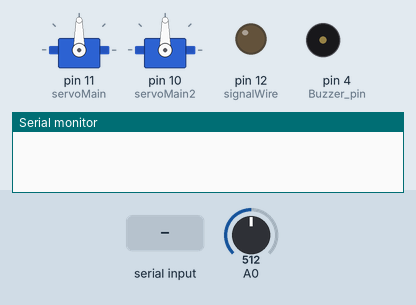
The sketch below on a simulated Arduino Uno, built with avr-gcc and run on an emulated ATmega328P. On the bench: 2 × servo, output pins drawn as LEDs (lit = HIGH), buzzer (waves = sounding, pin HIGH), the last lines printed to the serial monitor. The inputs (shaded band) are chosen by the test bench; at power-on: A0 = 512.

Above: at 1.2 s.
1.3 s: "90,45\n" received over Serial
At 1.49 s:
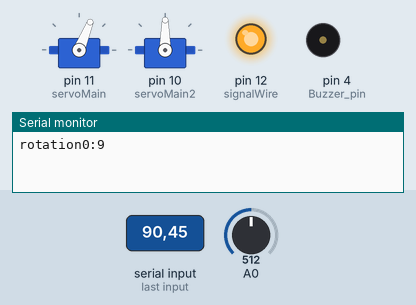
At 2.5 s:
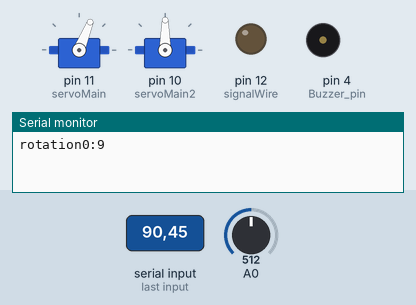
3.1 s: "1\n" received over Serial
At 4.4 s:
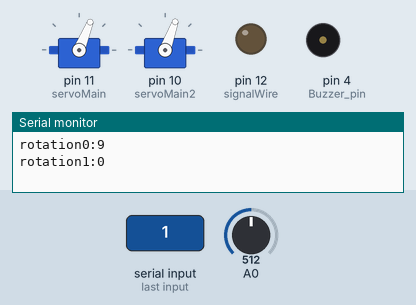
Timing chart, 0 to 6.1 s (numbered marks = the images above; inputs shaded):
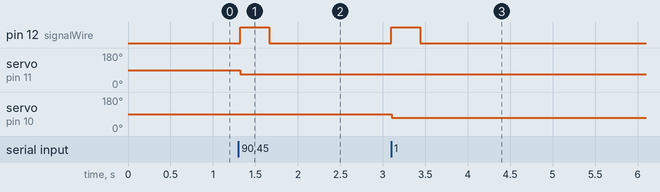

Measured:
- after the input at 1.3 s, pin 12 (signalWire): LOW → HIGH at once, → LOW 0.34 s later; servo on pin 11 (servoMain): 90° → 68° at once
- after the input at 3.1 s, pin 12 (signalWire): LOW → HIGH at once, → LOW 0.34 s later; servo on pin 10 (servoMain2): 90° → 70° at once

The sketch:

servo_rotating_to_valN.ino
```cpp
/*
Arduino Servo Test sketch
*/
#include <Servo.h>
Servo servoMain; // Define our Servo
Servo servoMain2; // Define our Servo

int button = 7;
int buttonState = 0;
int angularSpeed = 5;
int rotation = 0;

int signalWire = 12;

void setup()
{
   servoMain.attach(11); // servo on digital pin 10
   servoMain2.attach(10); // servo on digital pin 10
   pinMode(4, OUTPUT); // Buzzer pin
   pinMode(signalWire, OUTPUT); // Buzzer pin
   pinMode(button, INPUT); //read button
   digitalWrite(signalWire, LOW);
   Serial.begin(9600);
}

void loop()
{
   int found = 10;
   //First Motor
   char buffer[] = {' ',' ',' ',' ',' ',' ',' '}; // Receive up to 7 bytes
   while (!Serial.available()){
     if(found < 0)
       digitalWrite(signalWire, LOW);
     found -= 1; // Wait for characters
     delay(30);
   }
   Serial.readBytesUntil('\n', buffer, 7);
   int incomingValue = atoi(buffer);
   digitalWrite(signalWire, HIGH);
   /*
   if (incomingValue == 11111) {
      digitalWrite(signalWire, HIGH);
      Serial.println("sending found signal");
      return;
   }
   if (incomingValue == 00000) {
      digitalWrite(signalWire, LOW);
      return;
   }
   */

   int servoNum = incomingValue % 2;
   incomingValue = incomingValue/10;

   float sensorValue = analogRead(A0);
   rotation = sensorValue/1023*180;
   Serial.print("rotation");
   Serial.print(servoNum);
   Serial.print(":");
   Serial.println(incomingValue);

   /*
   for (int x=0; x<180; x++) {
     // convert degrees to radians then obtain sin value
     float sinVal = (sin(x*(3.1412/180)));
     // generate a frequency from the sin value
     float toneVal = 1000+(int(sinVal*1000));
     tone(5, toneVal);
   }

   noTone(5);
   delay(10);
   */

   if(servoNum == 0) {
     if(incomingValue > 132)
       incomingValue = 132;
     if(incomingValue < 68)
       incomingValue = 68;
     servoMain.write(incomingValue);  // Turn Servo Left to 45 degrees
   }
   if(servoNum == 1) {
     if(incomingValue > 115)
       incomingValue = 115;
     if(incomingValue < 70)
       incomingValue = 70;
     servoMain2.write(incomingValue);
   }
   delay(10);          // Wait

}
```
